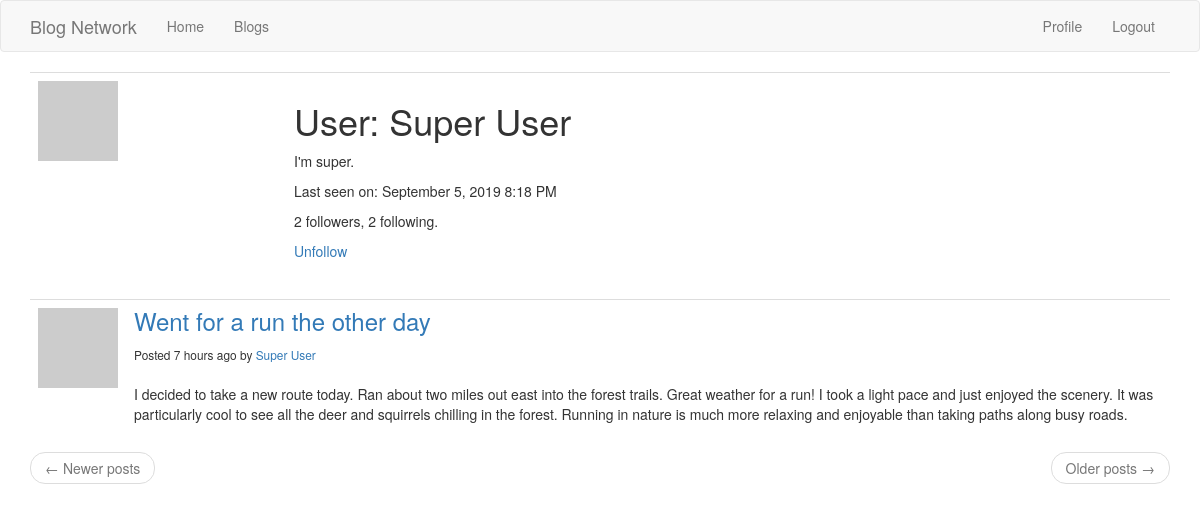
/user/Super User (signed in), run on the app's committed database.
### main/models.py (models this page shows, shortened)
class User(UserMixin, db.Model):
    id = db.Column(db.Integer, primary_key=True)
    username = db.Column(db.Text(), index=True, unique=True)
    email = db.Column(db.Text(), index=True, unique=True)
    password_hash = db.Column(db.Text())
    posts = db.relationship('Post', backref='author', lazy='dynamic')
    comments = db.relationship('Comment', backref='author', lazy='dynamic')
    about_me = db.Column(db.Text())
    last_seen = db.Column(db.DateTime, default=datetime.utcnow)
    followed = db.relationship(
        'User', secondary=followers,
        primaryjoin=(followers.c.follower_id == id),
        secondaryjoin=(followers.c.followed_id == id),
        backref=db.backref('followers', lazy='dynamic'), lazy='dynamic')
    def avatar(self, size):
        digest = md5(self.email.lower().encode('utf-8')).hexdigest()
        return 'https://www.gravatar.com/avatar/{}?d=identicon&s={}'.format(
            digest, size)
    def is_following(self, user):
        return self.followed.filter(
            followers.c.followed_id == user.id).count() > 0

class Post(db.Model):
    id = db.Column(db.Integer, primary_key=True)
    body = db.Column(db.Text())
    title = db.Column(db.Text())
    comments = db.relationship('Comment', backref='source', lazy='dynamic')
    timestamp = db.Column(db.DateTime, index=True, default=datetime.utcnow)
    user_id = db.Column(db.Integer, db.ForeignKey('user.id'))

### main/urls.py (the view)
@blog.route('/user/<username>')
@login_required
def user(username):
    user = User.query.filter_by(username=username).first_or_404()
    page = request.args.get('page', 1, type=int)
    posts = user.posts.order_by(Post.timestamp.desc()).paginate(
        page, blog.config['POSTS_PER_PAGE'], False)
    next_url = url_for('user', username=user.username, page=posts.next_num) \
        if posts.has_next else None
    prev_url = url_for('user', username=user.username, page=posts.prev_num) \
        if posts.has_prev else None
    return render_template('user.html', user=user, posts=posts.items,
                           next_url=next_url, prev_url=prev_url)

### main/models.py (called while the page is built)
@login.user_loader
def load_user(id):
    return User.query.get(int(id))

### main/urls.py (called while the page is built)
@blog.before_request
def before_request():
    if current_user.is_authenticated:
        current_user.last_seen = datetime.utcnow()
        db.session.commit()

### main/templates/user.html
{% extends "base.html" %}
{% block blog_content %}
    <table class="table table-hover">
        <tr>
            <td width="256px"><img src="{{ user.avatar(256) }}"></td>
            <td>
                <h1>User: {{ user.username }}</h1>
                {% if user.about_me %}<p>{{ user.about_me }}</p>{% endif %}
                {% if user.last_seen %}
                <p>Last seen on: {{ moment(user.last_seen).format('LLL') }}</p>
                {% endif %}
                <p>{{ user.followers.count() }} followers, {{ user.followed.count() }} following.</p>
                {% if user == current_user %}
                <p><a href="{{ url_for('edit_profile') }}">Edit your profile</a></p>
                {% elif not current_user.is_following(user) %}
                <p><a href="{{ url_for('follow', username=user.username) }}">Follow</a></p>
                {% else %}
                <p><a href="{{ url_for('unfollow', username=user.username) }}">Unfollow</a></p>
                {% endif %}
            </td>
        </tr>
    </table>
    {% for post in posts %}
        {% include 'post.html' %}
    {% endfor %}
    <nav aria-label="...">
        <ul class="pager">
            <li class="previous{% if not prev_url %} disabled{% endif %}">
                <a href="{{ prev_url or '#' }}">
                    <span aria-hidden="true">&larr;</span> Newer posts
                </a>
            </li>
            <li class="next{% if not next_url %} disabled{% endif %}">
                <a href="{{ next_url or '#' }}">
                    Older posts <span aria-hidden="true">&rarr;</span>
                </a>
            </li>
        </ul>
    </nav>
{% endblock %}

### main/templates/post.html
<table class="table table-hover">
    <tr>
        <td width="70px">
            <a href="{{ url_for('user', username=post.author.username) }}">
                <img src="{{ post.author.avatar(70) }}" />
            </a>
        </td>
        <td>
            <h3 style="margin-top: 0px">
                <a href="{{ url_for('post', id=post.id) }}">
                    {{ post.title }}
                </a>
            </h3>
            <small>
            Posted {{ moment(post.timestamp).fromNow() }} by
            <a href="{{ url_for('user', username=post.author.username) }}">
                {{ post.author.username }}
            </a>
            </small>
            <br>
            <br>
            {{ post.body }}
        </td>
    </tr>
</table>

### data on the page
User: username "Super User", about_me "I'm super.", last_seen "September 5, 2019 8:18 PM"
Post: title "Went for a run the other day", timestamp "7 hours ago", author.username "Super User", body "I decided to take a new route today. Ran about two miles out east into the forest trails. Great weather for a run! I took a light pace and just enjoyed the scenery. It was particularly cool to see all the deer and squirrels chilling in the forest. Running in nature is much more relaxing and enjoyable than taking paths along busy roads."

### other printed values
{{ user.followers.count() }} "2"
{{ user.followed.count() }} "2"
